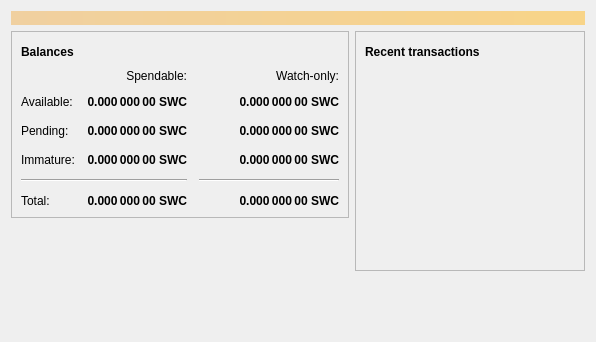
<?xml version="1.0" encoding="UTF-8"?>
<ui version="4.0">
 <class>OverviewPage</class>
 <widget class="QWidget" name="OverviewPage">
  <property name="geometry">
   <rect>
    <x>0</x>
    <y>0</y>
    <width>596</width>
    <height>342</height>
   </rect>
  </property>
  <property name="windowTitle">
   <string>Form</string>
  </property>
  <layout class="QVBoxLayout" name="topLayout">
   <item>
    <widget class="QLabel" name="labelAlerts">
     <property name="visible">
      <bool>false</bool>
     </property>
     <property name="styleSheet">
      <string notr="true">QLabel { background-color: qlineargradient(x1: 0, y1: 0, x2: 1, y2: 0, stop:0 #F0D0A0, stop:1 #F8D488); color:#000000; }</string>
     </property>
     <property name="wordWrap">
      <bool>true</bool>
     </property>
     <property name="margin">
      <number>3</number>
     </property>
     <property name="textInteractionFlags">
      <set>Qt::TextSelectableByMouse</set>
     </property>
    </widget>
   </item>
   <item>
    <layout class="QHBoxLayout" name="horizontalLayout" stretch="1,1">
     <item>
      <layout class="QVBoxLayout" name="verticalLayout_2">
       <item>
        <widget class="QFrame" name="frame">
         <property name="frameShape">
          <enum>QFrame::StyledPanel</enum>
         </property>
         <property name="frameShadow">
          <enum>QFrame::Raised</enum>
         </property>
         <layout class="QVBoxLayout" name="verticalLayout_4">
          <item>
           <layout class="QHBoxLayout" name="horizontalLayout_4">
            <item>
             <widget class="QLabel" name="label_5">
              <property name="font">
               <font>
                <weight>75</weight>
                <bold>true</bold>
               </font>
              </property>
              <property name="text">
               <string>Balances</string>
              </property>
             </widget>
            </item>
            <item>
             <widget class="QPushButton" name="labelWalletStatus">
              <property name="enabled">
               <bool>true</bool>
              </property>
              <property name="maximumSize">
               <size>
                <width>30</width>
                <height>16777215</height>
               </size>
              </property>
              <property name="toolTip">
               <string>The displayed information may be out of date. Your wallet automatically synchronizes with the SegwitCoin network after a connection is established, but this process has not completed yet.</string>
              </property>
              <property name="text">
               <string/>
              </property>
              <property name="icon">
               <iconset resource="../bitcoin.qrc">
                <normaloff>:/icons/warning</normaloff>
                <disabledoff>:/icons/warning</disabledoff>:/icons/warning</iconset>
              </property>
              <property name="iconSize">
               <size>
                <width>24</width>
                <height>24</height>
               </size>
              </property>
              <property name="flat">
               <bool>true</bool>
              </property>
             </widget>
            </item>
            <item>
             <spacer name="horizontalSpacer_3">
              <property name="orientation">
               <enum>Qt::Horizontal</enum>
              </property>
              <property name="sizeHint" stdset="0">
               <size>
                <width>40</width>
                <height>20</height>
               </size>
              </property>
             </spacer>
            </item>
           </layout>
          </item>
          <item>
           <layout class="QGridLayout" name="gridLayout">
            <property name="spacing">
             <number>12</number>
            </property>
            <item row="2" column="2">
             <widget class="QLabel" name="labelWatchPending">
              <property name="font">
               <font>
                <weight>75</weight>
                <bold>true</bold>
               </font>
              </property>
              <property name="cursor">
               <cursorShape>IBeamCursor</cursorShape>
              </property>
              <property name="toolTip">
               <string>Unconfirmed transactions to watch-only addresses</string>
              </property>
              <property name="text">
               <string notr="true">0.000 000 00 SWC</string>
              </property>
              <property name="alignment">
               <set>Qt::AlignRight|Qt::AlignTrailing|Qt::AlignVCenter</set>
              </property>
              <property name="textInteractionFlags">
               <set>Qt::LinksAccessibleByMouse|Qt::TextSelectableByKeyboard|Qt::TextSelectableByMouse</set>
              </property>
             </widget>
            </item>
            <item row="2" column="1">
             <widget class="QLabel" name="labelUnconfirmed">
              <property name="font">
               <font>
                <weight>75</weight>
                <bold>true</bold>
               </font>
              </property>
              <property name="cursor">
               <cursorShape>IBeamCursor</cursorShape>
              </property>
              <property name="toolTip">
               <string>Total of transactions that have yet to be confirmed, and do not yet count toward the spendable balance</string>
              </property>
              <property name="text">
               <string notr="true">0.000 000 00 SWC</string>
              </property>
              <property name="alignment">
               <set>Qt::AlignRight|Qt::AlignTrailing|Qt::AlignVCenter</set>
              </property>
              <property name="textInteractionFlags">
               <set>Qt::LinksAccessibleByMouse|Qt::TextSelectableByKeyboard|Qt::TextSelectableByMouse</set>
              </property>
             </widget>
            </item>
            <item row="3" column="2">
             <widget class="QLabel" name="labelWatchImmature">
              <property name="font">
               <font>
                <weight>75</weight>
                <bold>true</bold>
               </font>
              </property>
              <property name="cursor">
               <cursorShape>IBeamCursor</cursorShape>
              </property>
              <property name="toolTip">
               <string>Mined balance in watch-only addresses that has not yet matured</string>
              </property>
              <property name="text">
               <string notr="true">0.000 000 00 SWC</string>
              </property>
              <property name="alignment">
               <set>Qt::AlignRight|Qt::AlignTrailing|Qt::AlignVCenter</set>
              </property>
              <property name="textInteractionFlags">
               <set>Qt::LinksAccessibleByMouse|Qt::TextSelectableByKeyboard|Qt::TextSelectableByMouse</set>
              </property>
             </widget>
            </item>
            <item row="4" column="0" colspan="2">
             <widget class="Line" name="line">
              <property name="orientation">
               <enum>Qt::Horizontal</enum>
              </property>
             </widget>
            </item>
            <item row="4" column="2">
             <widget class="Line" name="lineWatchBalance">
              <property name="sizePolicy">
               <sizepolicy hsizetype="Preferred" vsizetype="Fixed">
                <horstretch>0</horstretch>
                <verstretch>0</verstretch>
               </sizepolicy>
              </property>
              <property name="minimumSize">
               <size>
                <width>140</width>
                <height>0</height>
               </size>
              </property>
              <property name="orientation">
               <enum>Qt::Horizontal</enum>
              </property>
             </widget>
            </item>
            <item row="5" column="0">
             <widget class="QLabel" name="labelTotalText">
              <property name="text">
               <string>Total:</string>
              </property>
             </widget>
            </item>
            <item row="3" column="1">
             <widget class="QLabel" name="labelImmature">
              <property name="font">
               <font>
                <weight>75</weight>
                <bold>true</bold>
               </font>
              </property>
              <property name="cursor">
               <cursorShape>IBeamCursor</cursorShape>
              </property>
              <property name="toolTip">
               <string>Mined balance that has not yet matured</string>
              </property>
              <property name="text">
               <string notr="true">0.000 000 00 SWC</string>
              </property>
              <property name="alignment">
               <set>Qt::AlignRight|Qt::AlignTrailing|Qt::AlignVCenter</set>
              </property>
              <property name="textInteractionFlags">
               <set>Qt::LinksAccessibleByMouse|Qt::TextSelectableByKeyboard|Qt::TextSelectableByMouse</set>
              </property>
             </widget>
            </item>
            <item row="2" column="3">
             <spacer name="horizontalSpacer_2">
              <property name="orientation">
               <enum>Qt::Horizontal</enum>
              </property>
              <property name="sizeHint" stdset="0">
               <size>
                <width>40</width>
                <height>20</height>
               </size>
              </property>
             </spacer>
            </item>
            <item row="3" column="0">
             <widget class="QLabel" name="labelImmatureText">
              <property name="text">
               <string>Immature:</string>
              </property>
             </widget>
            </item>
            <item row="5" column="1">
             <widget class="QLabel" name="labelTotal">
              <property name="font">
               <font>
                <weight>75</weight>
                <bold>true</bold>
               </font>
              </property>
              <property name="cursor">
               <cursorShape>IBeamCursor</cursorShape>
              </property>
              <property name="toolTip">
               <string>Your current total balance</string>
              </property>
              <property name="text">
               <string notr="true">0.000 000 00 SWC</string>
              </property>
              <property name="alignment">
               <set>Qt::AlignRight|Qt::AlignTrailing|Qt::AlignVCenter</set>
              </property>
              <property name="textInteractionFlags">
               <set>Qt::LinksAccessibleByMouse|Qt::TextSelectableByKeyboard|Qt::TextSelectableByMouse</set>
              </property>
             </widget>
            </item>
            <item row="5" column="2">
             <widget class="QLabel" name="labelWatchTotal">
              <property name="font">
               <font>
                <weight>75</weight>
                <bold>true</bold>
               </font>
              </property>
              <property name="cursor">
               <cursorShape>IBeamCursor</cursorShape>
              </property>
              <property name="toolTip">
               <string>Current total balance in watch-only addresses</string>
              </property>
              <property name="text">
               <string notr="true">0.000 000 00 SWC</string>
              </property>
              <property name="alignment">
               <set>Qt::AlignRight|Qt::AlignTrailing|Qt::AlignVCenter</set>
              </property>
              <property name="textInteractionFlags">
               <set>Qt::LinksAccessibleByMouse|Qt::TextSelectableByKeyboard|Qt::TextSelectableByMouse</set>
              </property>
             </widget>
            </item>
            <item row="0" column="2">
             <widget class="QLabel" name="labelWatchonly">
              <property name="text">
               <string>Watch-only:</string>
              </property>
              <property name="alignment">
               <set>Qt::AlignRight|Qt::AlignTrailing|Qt::AlignVCenter</set>
              </property>
             </widget>
            </item>
            <item row="1" column="0">
             <widget class="QLabel" name="labelBalanceText">
              <property name="text">
               <string>Available:</string>
              </property>
             </widget>
            </item>
            <item row="1" column="1">
             <widget class="QLabel" name="labelBalance">
              <property name="font">
               <font>
                <weight>75</weight>
                <bold>true</bold>
               </font>
              </property>
              <property name="cursor">
               <cursorShape>IBeamCursor</cursorShape>
              </property>
              <property name="toolTip">
               <string>Your current spendable balance</string>
              </property>
              <property name="text">
               <string notr="true">0.000 000 00 SWC</string>
              </property>
              <property name="alignment">
               <set>Qt::AlignRight|Qt::AlignTrailing|Qt::AlignVCenter</set>
              </property>
              <property name="textInteractionFlags">
               <set>Qt::LinksAccessibleByMouse|Qt::TextSelectableByKeyboard|Qt::TextSelectableByMouse</set>
              </property>
             </widget>
            </item>
            <item row="1" column="2">
             <widget class="QLabel" name="labelWatchAvailable">
              <property name="font">
               <font>
                <weight>75</weight>
                <bold>true</bold>
               </font>
              </property>
              <property name="cursor">
               <cursorShape>IBeamCursor</cursorShape>
              </property>
              <property name="toolTip">
               <string>Your current balance in watch-only addresses</string>
              </property>
              <property name="text">
               <string notr="true">0.000 000 00 SWC</string>
              </property>
              <property name="alignment">
               <set>Qt::AlignRight|Qt::AlignTrailing|Qt::AlignVCenter</set>
              </property>
              <property name="textInteractionFlags">
               <set>Qt::LinksAccessibleByMouse|Qt::TextSelectableByKeyboard|Qt::TextSelectableByMouse</set>
              </property>
             </widget>
            </item>
            <item row="2" column="0">
             <widget class="QLabel" name="labelPendingText">
              <property name="text">
               <string>Pending:</string>
              </property>
             </widget>
            </item>
            <item row="0" column="1">
             <widget class="QLabel" name="labelSpendable">
              <property name="text">
               <string>Spendable:</string>
              </property>
              <property name="alignment">
               <set>Qt::AlignRight|Qt::AlignTrailing|Qt::AlignVCenter</set>
              </property>
             </widget>
            </item>
           </layout>
          </item>
         </layout>
        </widget>
       </item>
       <item>
        <spacer name="verticalSpacer">
         <property name="orientation">
          <enum>Qt::Vertical</enum>
         </property>
         <property name="sizeHint" stdset="0">
          <size>
           <width>20</width>
           <height>40</height>
          </size>
         </property>
        </spacer>
       </item>
      </layout>
     </item>
     <item>
      <layout class="QVBoxLayout" name="verticalLayout_3">
       <item>
        <widget class="QFrame" name="frame_2">
         <property name="frameShape">
          <enum>QFrame::StyledPanel</enum>
         </property>
         <property name="frameShadow">
          <enum>QFrame::Raised</enum>
         </property>
         <layout class="QVBoxLayout" name="verticalLayout">
          <item>
           <layout class="QHBoxLayout" name="horizontalLayout_2">
            <item>
             <widget class="QLabel" name="label_4">
              <property name="font">
               <font>
                <weight>75</weight>
                <bold>true</bold>
               </font>
              </property>
              <property name="text">
               <string>Recent transactions</string>
              </property>
             </widget>
            </item>
            <item>
             <widget class="QPushButton" name="labelTransactionsStatus">
              <property name="enabled">
               <bool>true</bool>
              </property>
              <property name="maximumSize">
               <size>
                <width>30</width>
                <height>16777215</height>
               </size>
              </property>
              <property name="toolTip">
               <string>The displayed information may be out of date. Your wallet automatically synchronizes with the SegwitCoin network after a connection is established, but this process has not completed yet.</string>
              </property>
              <property name="text">
               <string/>
              </property>
              <property name="icon">
               <iconset resource="../bitcoin.qrc">
                <normaloff>:/icons/warning</normaloff>
                <disabledoff>:/icons/warning</disabledoff>:/icons/warning</iconset>
              </property>
              <property name="iconSize">
               <size>
                <width>24</width>
                <height>24</height>
               </size>
              </property>
              <property name="flat">
               <bool>true</bool>
              </property>
             </widget>
            </item>
            <item>
             <spacer name="horizontalSpacer">
              <property name="orientation">
               <enum>Qt::Horizontal</enum>
              </property>
              <property name="sizeHint" stdset="0">
               <size>
                <width>40</width>
                <height>20</height>
               </size>
              </property>
             </spacer>
            </item>
           </layout>
          </item>
          <item>
           <widget class="QListView" name="listTransactions">
            <property name="styleSheet">
             <string notr="true">QListView { background: transparent; }</string>
            </property>
            <property name="frameShape">
             <enum>QFrame::NoFrame</enum>
            </property>
            <property name="verticalScrollBarPolicy">
             <enum>Qt::ScrollBarAlwaysOff</enum>
            </property>
            <property name="horizontalScrollBarPolicy">
             <enum>Qt::ScrollBarAlwaysOff</enum>
            </property>
            <property name="selectionMode">
             <enum>QAbstractItemView::NoSelection</enum>
            </property>
           </widget>
          </item>
         </layout>
        </widget>
       </item>
       <item>
        <spacer name="verticalSpacer_2">
         <property name="orientation">
          <enum>Qt::Vertical</enum>
         </property>
         <property name="sizeHint" stdset="0">
          <size>
           <width>20</width>
           <height>40</height>
          </size>
         </property>
        </spacer>
       </item>
      </layout>
     </item>
    </layout>
   </item>
  </layout>
 </widget>
 <resources/>
 <connections/>
</ui>
